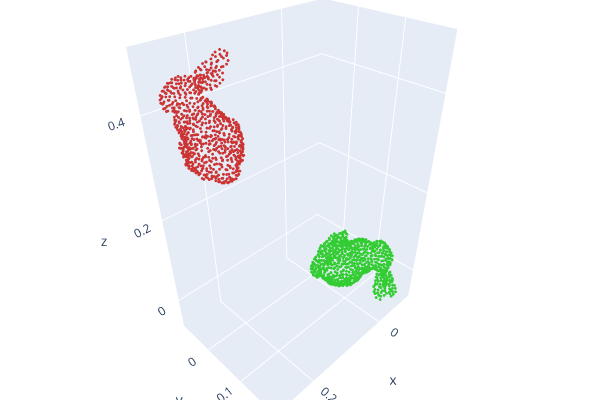

The code cell stored with this chart in its notebook:
### Markdown cell above
## 🌀 Create Transformed Point Cloud

### Code cell
def random_rotation_matrix():
    """Generate random 3D rotation matrix using SVD"""
    rand_mat = np.random.rand(3, 3)
    U, _, Vt = np.linalg.svd(rand_mat)
    R = U @ Vt
    if np.linalg.det(R) < 0:
        Vt[-1,:] *= -1
        R = U @ Vt
    return R

# Create transformation components
R_true = random_rotation_matrix()
t_true = np.random.rand(3) * 0.3

# Apply transformation
transformed_points = (R_true @ original_points.T).T + t_true

# Create transformed point cloud
transformed_pcd = o3d.geometry.PointCloud()
transformed_pcd.points = o3d.utility.Vector3dVector(transformed_points)
transformed_pcd.paint_uniform_color([0.8, 0.2, 0.2])  # Red

# Visualize both clouds
o3d.visualization.draw_plotly([original_pcd, transformed_pcd],
                                 window_name="Original vs Transformed")

### Figure 1 — Plotly figure (JSON) as saved in the notebook; plotly's stock layout.template omitted (floating-point values rounded to 4 significant figures; data arrays with more than 128 entries replaced by an {"elided": "..."} marker saying what was removed)
{"data": [{"marker": {"color": {"elided": "750x3 float values"}, "size": 1}, "mode": "markers", "type": "scatter3d", "x": {"elided": "750 float values"}, "y": {"elided": "750 float values"}, "z": {"elided": "750 float values"}}, {"marker": {"color": {"elided": "750x3 float values"}, "size": 1}, "mode": "markers", "type": "scatter3d", "x": {"elided": "750 float values"}, "y": {"elided": "750 float values"}, "z": {"elided": "750 float values"}}], "layout": {"height": 400, "margin": {"b": 0, "l": 0, "r": 0, "t": 0}, "scene": {"camera": {"center": {"x": 0, "y": 0, "z": 0}, "up": {"x": 0, "y": 0, "z": 1}}}, "showlegend": false, "width": 600}}
